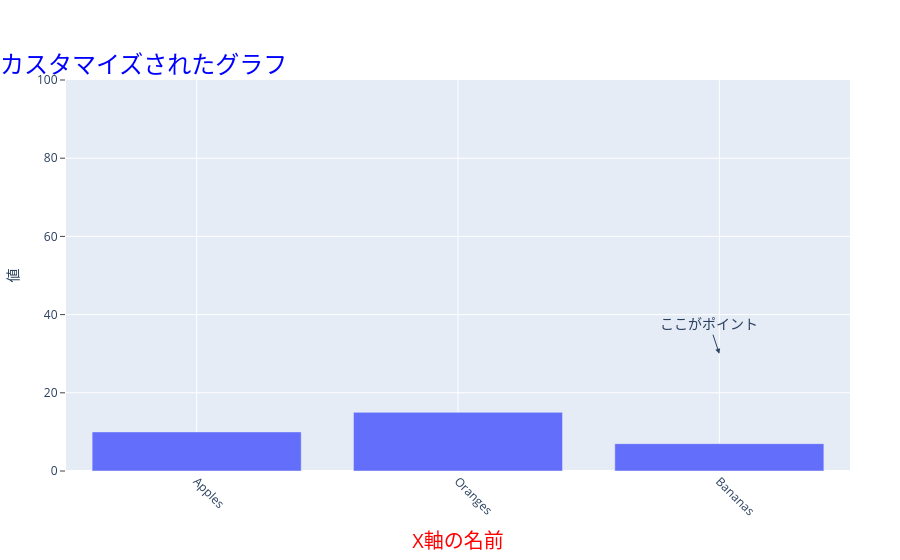

The code cell stored with this chart in its notebook:
### Code cell
# レイアウトカスタマイズ
fig.update_layout(
    # title
    title="カスタマイズされたグラフ",
    title_font={"size": 24, "color": "blue", "family": "Arial"},
    title_x=0,  # 0:left, 1:right, 0.5:middle
    title_y=0.9,  # 0: , 1:
    # axes
    xaxis_title="カテゴリ",
    yaxis_title="値",
    xaxis={
        "showgrid": True,       # グリッドを表示
        "zeroline": True,       # 原点の線を表示
        "title": "X軸の名前",    # 軸タイトル
        "title_font": {"size": 20, "color": "red"},  # 軸タイトルのフォント
        "tickangle": 45         # ラベルの角度
    },
    yaxis={
        "showline": True,       # 軸線を表示
        "ticks": "outside",     # 軸ラベルを外側に表示
        "range": [0, 100]       # Y軸の表示範囲を指定
    },
    # 背景、テーマ
    # template="plotly_dark",  # テーマ (例: 'plotly', 'seaborn', 'ggplot2')
    # plot_bgcolor="lightgray",  # plotエリアの背景
    # paper_bgcolor="white",  # 全体の背景
    # legend
    showlegend=False,  # 凡例の表示、非表示
    legend={
        "title": {"text": "凡例タイトル"},
        "x": 0.5,               # 凡例のX位置
        "y": 1.0,               # 凡例のY位置
        "font": {"size": 12},   # 凡例のフォントサイズ
        "bgcolor": "rgba(255,255,255,0.5)"  # 背景色 (透明度付き)
    },
    # マージン
    margin={"l": 50, "r": 50, "t": 80, "b": 50},
    # annotations
    annotations=[
        {
            "x": 2, "y": 30,    # 注釈の位置
            "xref": "x", "yref": "y",
            "text": "ここがポイント",  # テキスト
            "showarrow": True,   # 矢印を表示
            "arrowhead": 2,      # 矢印スタイル
            "font": {"size": 14}
        }
    ],
)

fig.show()

### Figure 1 — Plotly figure (JSON) as saved in the notebook; plotly's stock layout.template omitted (floating-point values rounded to 4 significant figures)
{"data": [{"type": "bar", "x": ["Apples", "Oranges", "Bananas"], "y": [10, 15, 7]}], "layout": {"annotations": [{"arrowhead": 2, "font": {"size": 14}, "showarrow": true, "text": "ここがポイント", "x": 2, "xref": "x", "y": 30, "yref": "y"}], "legend": {"bgcolor": "rgba(255,255,255,0.5)", "font": {"size": 12}, "title": {"text": "凡例タイトル"}, "x": 0.5, "y": 1}, "margin": {"b": 50, "l": 50, "r": 50, "t": 80}, "showlegend": false, "title": {"font": {"color": "blue", "family": "Arial", "size": 24}, "text": "カスタマイズされたグラフ", "x": 0, "y": 0.9}, "xaxis": {"showgrid": true, "tickangle": 45, "title": {"font": {"color": "red", "size": 20}, "text": "X軸の名前"}, "zeroline": true}, "yaxis": {"range": [0, 100], "showline": true, "ticks": "outside", "title": {"text": "値"}}}}
